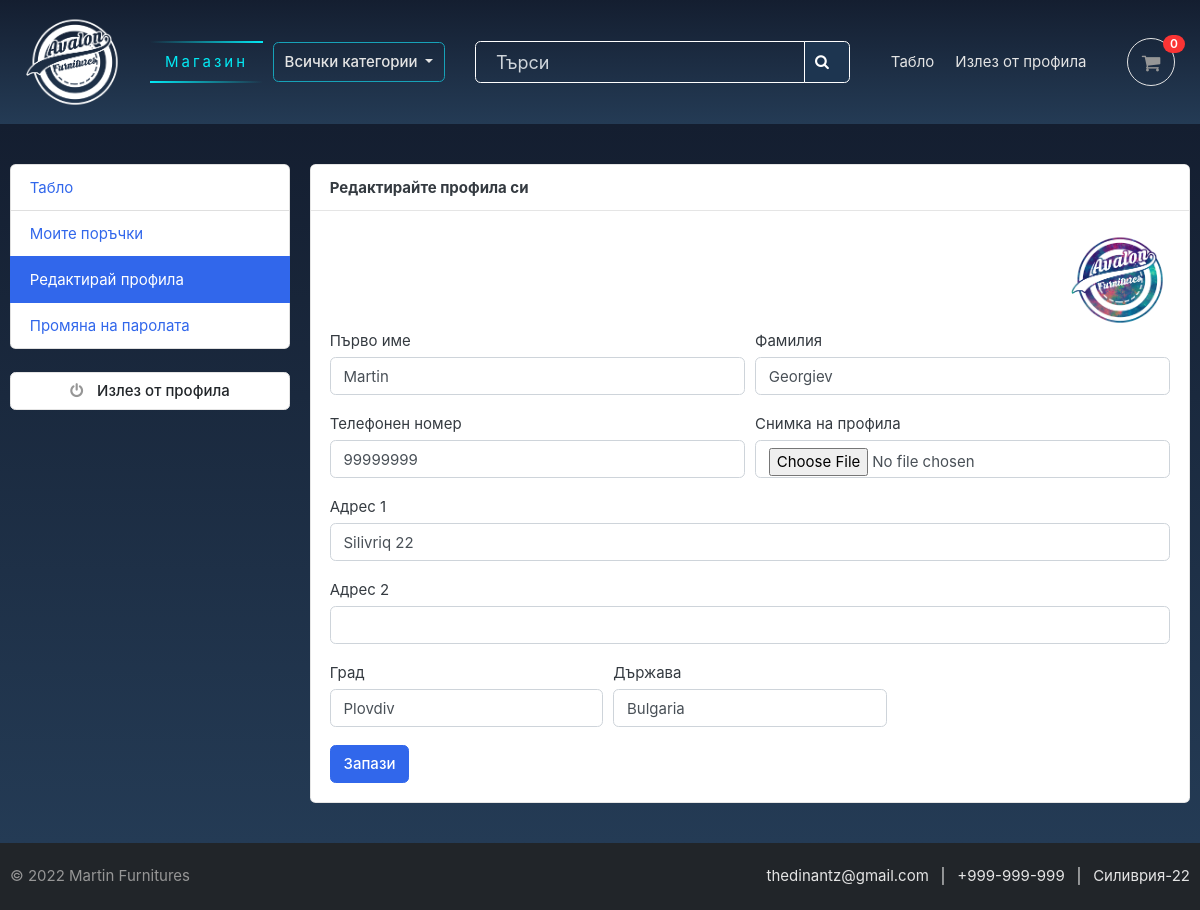
/accounts/edit_profile/ (signed in), run on the app's committed database.
### accounts/models.py (models this page shows, shortened)
class UserProfile(models.Model):
    user = models.OneToOneField(Account, on_delete=models.CASCADE)
    address_line_1 = models.CharField(blank=True, max_length=100)
    address_line_2 = models.CharField(blank=True, max_length=100)
    profile_picture = models.ImageField(blank=True, upload_to='userprofile')
    city = models.CharField(blank=True, max_length=20)
    country = models.CharField(blank=True, max_length=20)

class Account(AbstractBaseUser):
    first_name = models.CharField(max_length=50)
    last_name = models.CharField(max_length=50)
    username = models.CharField(max_length=50, unique=True)
    email = models.EmailField(max_length=100, unique=True)
    phone_number = models.CharField(max_length=50)
    date_joined = models.DateTimeField(auto_now_add=True)
    last_login = models.DateTimeField(auto_now_add=True)
    is_admin = models.BooleanField(default=False)
    is_staff = models.BooleanField(default=False)
    is_active = models.BooleanField(default=False)
    is_superadmin = models.BooleanField(default=False)
    USERNAME_FIELD = 'email'
    REQUIRED_FIELDS = ['username', 'first_name', 'last_name']
    objects = MyAccountManager()

### accounts/views.py (the view)
# urls.py: path('edit_profile/', views.edit_profile, name='edit_profile'),
@login_required(login_url='login')
def edit_profile(request):
    userprofile = get_object_or_404(UserProfile, user=request.user)
    if request.method == 'POST':
        user_form = UserForm(request.POST, instance=request.user)
        profile_form = UserProfileForm(request.POST, request.FILES, instance=userprofile)
        if user_form.is_valid() and profile_form.is_valid():
            user_form.save()
            profile_form.save()
            messages.success(request, 'Вашият профил е актуализиран.')
            return redirect('edit_profile')
    else:
        user_form = UserForm(instance=request.user)
        profile_form = UserProfileForm(instance=userprofile)
    context = {
        'user_form': user_form,
        'profile_form': profile_form,
        'userprofile': userprofile,
    }
    return render(request, 'accounts/edit_profile.html', context)

### accounts/forms.py
class UserForm(forms.ModelForm):
    class Meta:
        model = Account
        fields = ('first_name', 'last_name', 'phone_number')
    def __init__(self, *args, **kwargs):
        super(UserForm, self).__init__(*args, **kwargs)
        for field in self.fields:
            self.fields[field].widget.attrs['class'] = 'form-control'

class UserProfileForm(forms.ModelForm):
    profile_picture = forms.ImageField(required=False, error_messages = {'invalid':("Image files only")}, widget=forms.FileInput)
    class Meta:
        model = UserProfile
        fields = ('address_line_1', 'address_line_2', 'city', 'country', 'profile_picture')
    def __init__(self, *args, **kwargs):
        super(UserProfileForm, self).__init__(*args, **kwargs)
        for field in self.fields:
            self.fields[field].widget.attrs['class'] = 'form-control'

### carts/context_processors.py (called while the page is built)
def counter(request):
    cart_count = 0
    if 'admin' in request.path:
        return {}
    else:
        try:
            cart = Cart.objects.filter(cart_id=_cart_id(request))
            if request.user.is_authenticated:
                cart_items = CartItem.objects.all().filter(user=request.user)
            else:
                cart_items = CartItem.objects.all().filter(cart=cart[:1])
            for cart_item in cart_items:
                cart_count += cart_item.quantity
        except Cart.DoesNotExist:
            cart_count = 0
    return dict(cart_count=cart_count)

### carts/views.py (called while the page is built)
def _cart_id(request):
    cart = request.session.session_key
    if not cart:
        cart = request.session.create()
    return cart

### category/context_processors.py (called while the page is built)
def menu_links(request):
    links = Category.objects.all()
    return dict(links=links)

### category/models.py (called while the page is built)
    def get_url(self):
        return reverse('products_by_category', args=[self.slug])

### templates/accounts/edit_profile.html (shortened to what this page needs)
{% extends 'base.html' %}
{% block content %}
<section class="section-conten padding-y bg coloringlinear">
<div class="container">
	<div class="row">
	{% include 'includes/dashboard_sidebar.html' %}
	<main class="col-md-9">
		<article class="card">
		<header class="card-header">
			<strong class="d-inline-block mr-3">Редактирайте профила си</strong>
		</header>
		<div class="card-body">
			<div class="text-right">
				<img src="{{userprofile.profile_picture.url}}" alt="Profile Picture" width="100" style="border-radius:50px;">
			</div>
			<div class="row">
			<div class="col-md-12">
				<form action="{% url 'edit_profile' %}" method="POST" enctype="multipart/form-data">
					<div class="form-row">
						<div class="form-group col-md-6">
							<label>Първо име</label>
							{{user_form.first_name}}
						</div>
						<div class="form-group col-md-6">
							<label>Фамилия</label>
							{{user_form.last_name}}
						</div>
					</div>
					<div class="form-row">
						<div class="form-group col-md-6">
							<label>Телефонен номер</label>
							{{user_form.phone_number}}
						</div>
						<div class="form-group col-md-6">
							<label>Снимка на профила</label>
							{{profile_form.profile_picture}}
						</div>
					</div>
					<div class="form-group">
						<label>Адрес 1</label>
						{{profile_form.address_line_1}}
					</div>
					<div class="form-group">
						<label>Адрес 2</label>
						{{profile_form.address_line_2}}
					</div>
					<div class="form-row">
						<div class="form-group col-md-4">
							<label>Град</label>
							{{profile_form.city}}
						</div>
						<div class="form-group col-md-4">
							<label>Държава</label>
							{{profile_form.country}}
						</div>
					</div>
					<input type="submit" value="Запази" class="btn btn-primary">
				</form>
			</div>
			</div>
		</div>
		</article>
	</main>
</div>
</div>
</section>
{% endblock %}

### static/css/ui.css (style rules this page uses)
html { font-family: "Inter", sans-serif; font-size: 15px; }
.padding-y { padding-top: 40px; padding-bottom: 40px; }
article:after, .form-group:after { display: block; clear: both; content: ""; }
.bg { background-color: #f8f9fa; }

### static/css/custom2.css (style rules this page uses)
.coloringlinear { background: linear-gradient(#141e30, #243b55); }

### data on the page
UserProfile: profile_picture (picture), address_line_1 "Silivriq 22", city "Plovdiv", country "Bulgaria"
Account: first_name "Martin", last_name "Georgiev", phone_number "99999999"

### other printed values
{{ cart_count }} "0"
